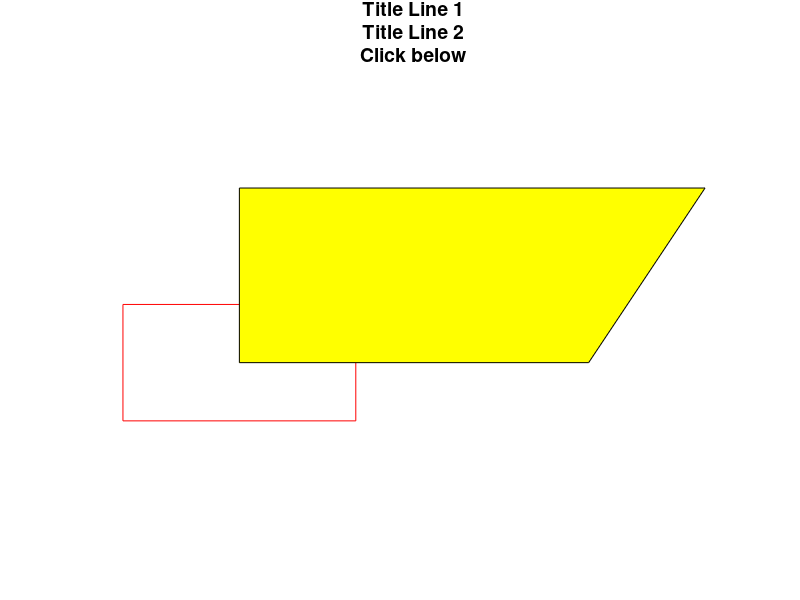

Write the MATLAB code that produced this figure. (Note: this script raises an error after producing the figure.)
% Demo of selected graphics commands

close all       % Close all currently opened figure windows
figure          % Start a figure window
axis equal off  % Use equal scaling on x- and y-axes; hide axes
                %   If axes are not equal, a circle shows as an ellipse
                %   Axes off looks nice; axes on makes testing easier

hold on         % Subsequent graphics commands draw on top of current
                %   graphics in the figure window

a=[0 2 2 0 0];
b=[0 0 1 1 0];
plot(a,b,'-r')  % Plot as red line

c=[1  4  5 1];
d=[.5 .5 2 2];
fill(c,d,'y')   % Draw a filled polygon in yellow

k=1;
strs= { sprintf('Title Line %d',k), 'Title Line 2', 'Click below'};
title(strs, 'Fontsize',14)

[x,y]= ginput(1);  % Get one mouse click's coordinates
plot(x,y, 'k*')    % Mark clicked point with black asterisk
text(x,y, ' You clicked here')      % Label clicked point
text(x,y+.5, sprintf('pi=%.2f',pi)) % Display pi above clicked point

hold off  % Subsequent graphics commands replace current graphics in 
          %   the figure window (old graphic is erased)

%%%%% READ Module 1 Part 3 Examples for more info! %%%%%